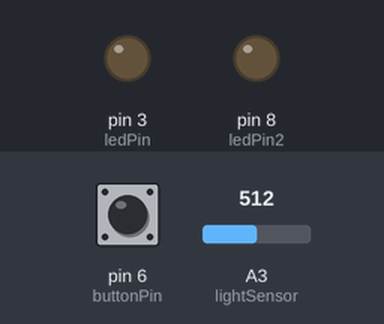
A program run on a simulated Arduino Nano, built for the host (arithmetic inside an expression is 32-bit, double 64-bit). Parts: output pins drawn as LEDs (lit = HIGH). Inputs (shaded band) come from the test bench; at power-on: pin 6 (buttonPin) LOW, A3 (lightSensor) = 512. What the program prints to the serial monitor is not drawn.

Above: at 1.2 s.
1.3 s: pin 6 (buttonPin) pulled HIGH for 0.15 s
At 2.1 s:
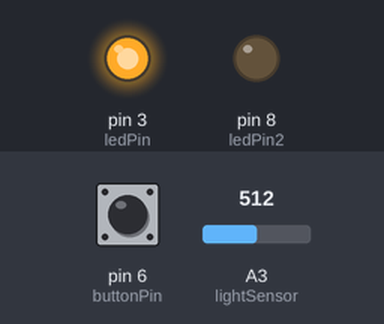
2.9 s: pin 6 (buttonPin) pulled HIGH for 1 s
At 3.4 s:
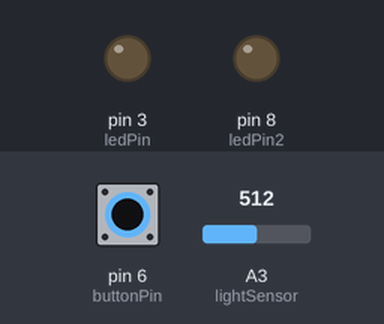
Timing chart, 0 to 32.9 s (numbered marks = the images above; inputs shaded):
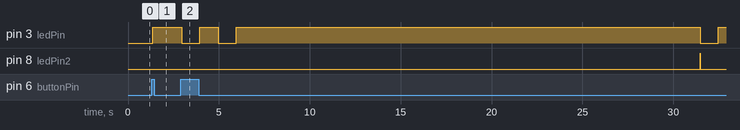

Measured:
- after the input at 1.3 s, pin 3 (ledPin): LOW → HIGH after 0.05 s
- after the input at 2.9 s, pin 3 (ledPin): goes LOW 1.0 s, HIGH 1.0 s, LOW 1.0 s, HIGH 25.5 s, LOW 1.0 s, then HIGH, starting after 0.05 s

The program:

main.cpp
```cpp
#include <Arduino.h>
#include <Vector.h>

const int buttonPin = 6;                 // the number of the pushbutton pin
const int ledPin = 3;                    // the number of the LED pin
const int ledPin2 = 8;                   // the number of the LED pin
const int lightSensor = A3;              // the number of the light sensor pin
const int lightModeTransitionValue = 50; //transition threshold
const int ELEMENT_COUNT_MAX = 5;         //vector init value
const int numberOfModes = 7;             //number of modes
int ledState = HIGH;                     // the current state of the output pin
int ledState2 = HIGH;                    // the current state of the output pin
int buttonState;                         // the current reading from the input pin
int lastButtonState = LOW;               // the previous reading from the input pin
int counter = 0;                         //button press counter
unsigned long previousMillis = 0;
unsigned long previousMillis2 = 0;
unsigned long currentMillis = 0;
unsigned long currentMillis2 = 0;
//mean of values read by phototransistor, default big number so as not to turn the LED on accidentally
int mean = 1000;
int lightLevel; //light level
int storage_array[ELEMENT_COUNT_MAX];
Vector<int> lightValues(storage_array); //vector of light values

// the following variables are unsigned longs because the time, measured in
// milliseconds, will quickly become a bigger number than can be stored in an int.
unsigned long lastDebounceTime = 0; // the last time the output pin was toggled
unsigned long debounceDelay = 50;   // the debounce time; increase if the output flickers

//prototypes
void blinkTwoLEDsSimultaneously(unsigned long);
void blinkTwoLEDsSeparately(unsigned long);
void controlLedWithPhototransistor(bool willBlink);

void setup()
{
  //set button pin as input
  pinMode(buttonPin, INPUT);
  //set LED pins as output
  pinMode(ledPin, OUTPUT);
  pinMode(ledPin2, OUTPUT);
  // set initial LEDs state
  digitalWrite(ledPin, LOW);
  digitalWrite(ledPin2, LOW);
  //init serial
  Serial.begin(9600);
}

void loop()
{
  // read the state of the switch into a local variable:
  int reading = digitalRead(buttonPin);
  // read value of light sensor
  lightLevel = analogRead(lightSensor);
  // store light value to a vector
  lightValues.push_back(lightLevel);

  // check to see if you just pressed the button
  // (i.e. the input went from LOW to HIGH), and you've waited long enough
  // since the last press to ignore any noise:

  // If the switch changed, due to noise or pressing:
  if (reading != lastButtonState)
  {
    // reset the debouncing timer
    lastDebounceTime = millis();
  }

  if ((millis() - lastDebounceTime) > debounceDelay)
  {
    // whatever the reading is at, it's been there for longer than the debounce
    // delay, so take it as the actual current state:

    // if the button state has changed:
    if (reading != buttonState)
    {
      buttonState = reading;

      // only toggle the LED if the new button state is HIGH
      //if button was pressed
      if (buttonState == HIGH)
      {
        //if button was pressed 7 times, reset counter
        //7 is the amount of available modes
        counter >= numberOfModes ? counter = 1 : counter++;
      }
    }
  }

  currentMillis = millis();
  currentMillis2 = millis();

  //choose appropriate mode
  switch (counter)
  {
  case 1:
    //turn on both LEDs, don't blink them
    digitalWrite(ledPin, HIGH);
    controlLedWithPhototransistor(false);
    break;
  case 2:
    //blink two LEDs slowly
    blinkTwoLEDsSimultaneously(1000);
    break;
  case 3:
    //blink two LEDs moderate quickly
    blinkTwoLEDsSimultaneously(500);
    break;
  case 4:
    //blink two LEDs quickly
    blinkTwoLEDsSimultaneously(200);
    break;
  case 5:
    //blink two LEDs asynchronously
    blinkTwoLEDsSeparately(1000);
    break;
  case 6:
  default:
    //turn off the LEDs
    digitalWrite(ledPin, LOW);
    digitalWrite(ledPin2, LOW);
    break;
  }

  // save the reading. Next time through the loop, it'll be the lastButtonState:
  lastButtonState = reading;
}

/**
 * @brief Blink two LEDs in a synchronized manner.
 *
 * @param interval expectancy time between blinking
 */
void blinkTwoLEDsSimultaneously(unsigned long interval)
{
  if (currentMillis - previousMillis >= interval)
  {
    // save the last time you blinked the LED
    previousMillis = currentMillis;
    // if the LED is off turn it on and vice-versa:
    ledState == LOW ? ledState = HIGH : ledState = LOW;

    // set the LED with the ledState of the variable:
    digitalWrite(ledPin, ledState);
    controlLedWithPhototransistor(true);
  }
}

/**
 * @brief Blink two LEDs in a asynchronous manner
 *
 * @param interval expectancy time between blinking
 */
void blinkTwoLEDsSeparately(unsigned long interval)
{
  if (currentMillis - previousMillis >= interval)
  {
    // save the last time you blinked the LED
    previousMillis = currentMillis;
    // if the LED is off turn it on and vice-versa:
    if (ledState == LOW)
    {
      ledState = HIGH;
      ledState2 = LOW;
    }
    else
    {
      ledState = LOW;
      ledState2 = HIGH;
    }
    // set the LED with the ledState of the variable:
    digitalWrite(ledPin, ledState);
    digitalWrite(ledPin2, ledState2);
  }
}
/**
 * @brief Control LED2 according to light values
 *
 * @param willBlink if LED2 blinks in current mode or not
 */
void controlLedWithPhototransistor(bool willBlink)
{
  unsigned int waitTime = 5000; //time to wait between switching, time to collect light data

  if (currentMillis2 - previousMillis2 >= waitTime)
  {
    previousMillis2 = currentMillis2;
    //calculate mean value of light data collected within waitTime
    mean = 0;
    int n = 0;
    int sum = 0;
    for (auto x : lightValues)
    {
      sum += x;
      n++;
      Serial.println(x);
    }
    mean = sum / n;
    Serial.println(mean);
    //empty contents of lightValues vector
    lightValues.clear();
  }

  if (willBlink)
  {
    mean < lightModeTransitionValue ? digitalWrite(ledPin2, ledState) : digitalWrite(ledPin2, LOW);
  }
  else
  {
    mean < lightModeTransitionValue ? digitalWrite(ledPin2, HIGH) : digitalWrite(ledPin2, LOW);
  }
}
```
